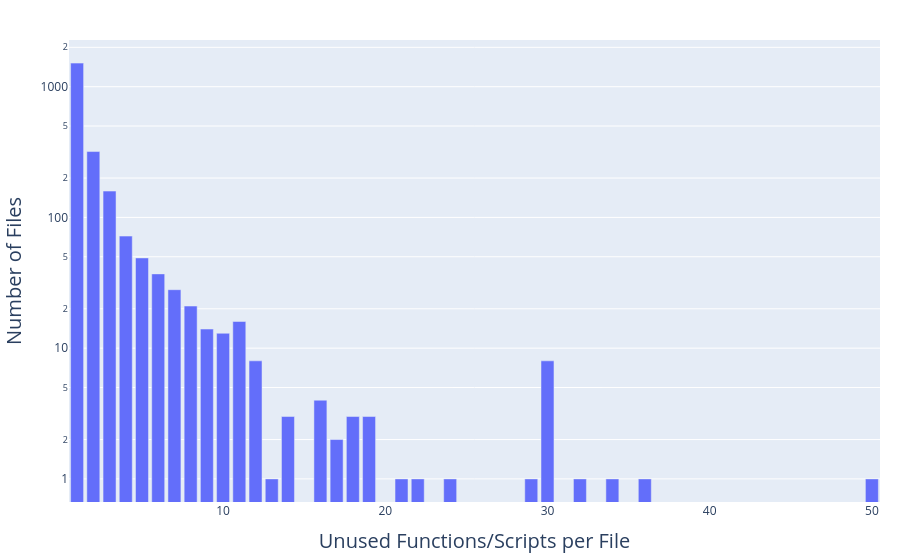

The code cell stored with this chart in its notebook:
### Code cell
import pandas as pd
import plotly.express as px

df = pd.read_json("data/unused_python_functions.jsonl", lines=True)
df["filepath"] = df["line of code"].apply(lambda x: x.split("#L")[0])
print(f"Total number of unused functions/scripts: {len(df)}")
print(
    f"Total number of files with at least one unused function: {df['filepath'].nunique()}"
)

# Extract the file name for each line of code and count how many lines per file
file_counts = df.groupby("filepath").size().reset_index(name="lines_per_file")

# Create distribution data: count how many files have each number of lines
distribution = file_counts["lines_per_file"].value_counts().reset_index()
distribution.columns = ["lines_of_code", "number_of_files"]
distribution = distribution.sort_values("lines_of_code")

# Plotting the distribution of files by number of lines of code
fig = px.bar(
    distribution,
    x="lines_of_code",
    y="number_of_files",
    labels={
        "lines_of_code": "Unused Functions/Scripts per File",
        "number_of_files": "Number of Files",
    },
    log_y=True,
)
fig.update_layout(
    margin=dict(l=20, r=20, t=40, b=20),
    xaxis=dict(title_font_size=20),
    yaxis=dict(title_font_size=20),
)
fig.show()
df['type'].value_counts()

### Figure 1 — Plotly figure (JSON) as saved in the notebook; plotly's stock layout.template omitted (floating-point values rounded to 4 significant figures)
{"data": [{"hovertemplate": "Unused Functions/Scripts per File=%{x}<br>Number of Files=%{y}<extra></extra>", "legendgroup": "", "marker": {"color": "#636efa", "pattern": {"shape": ""}}, "name": "", "orientation": "v", "showlegend": false, "textposition": "auto", "type": "bar", "x": [1, 2, 3, 4, 5, 6, 7, 8, 9, 10, 11, 12, 13, 14, 16, 17, 18, 19, 21, 22, 24, 29, 30, 32, 34, 36, 50], "xaxis": "x", "y": [1515, 319, 159, 72, 49, 37, 28, 21, 14, 13, 16, 8, 1, 3, 4, 2, 3, 3, 1, 1, 1, 1, 8, 1, 1, 1, 1], "yaxis": "y"}], "layout": {"barmode": "relative", "legend": {"tracegroupgap": 0}, "margin": {"b": 20, "l": 20, "r": 20, "t": 40}, "xaxis": {"anchor": "y", "domain": [0, 1], "title": {"font": {"size": 20}, "text": "Unused Functions/Scripts per File"}}, "yaxis": {"anchor": "x", "domain": [0, 1], "title": {"font": {"size": 20}, "text": "Number of Files"}, "type": "log"}}}
